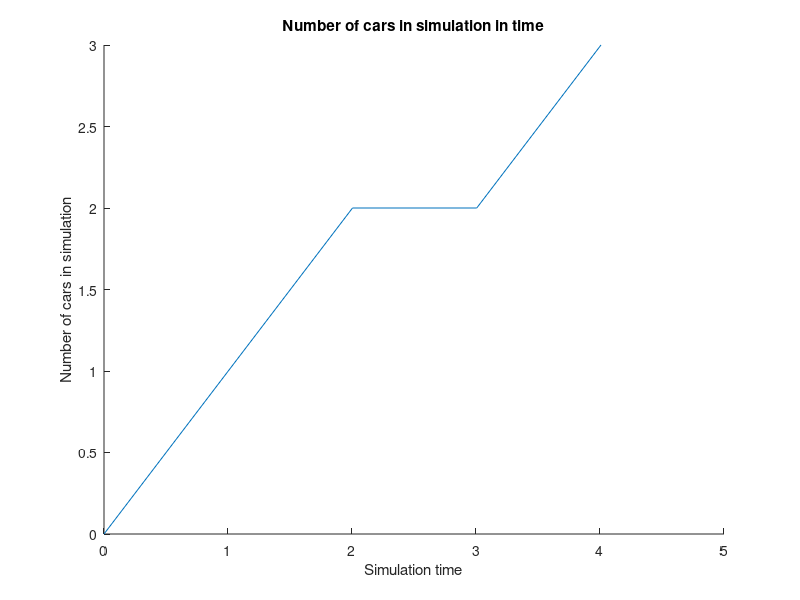

Here is the MATLAB script that generated this plot:
time = [0.0 1.002 2.004 3.006 4.008 ]
number = [0 1 2 2 3 ]
figure;
hold on;
plot(time,number);
title('Number of cars in simulation in time')
xlabel('Simulation time')
ylabel('Number of cars in simulation')
hold off;
